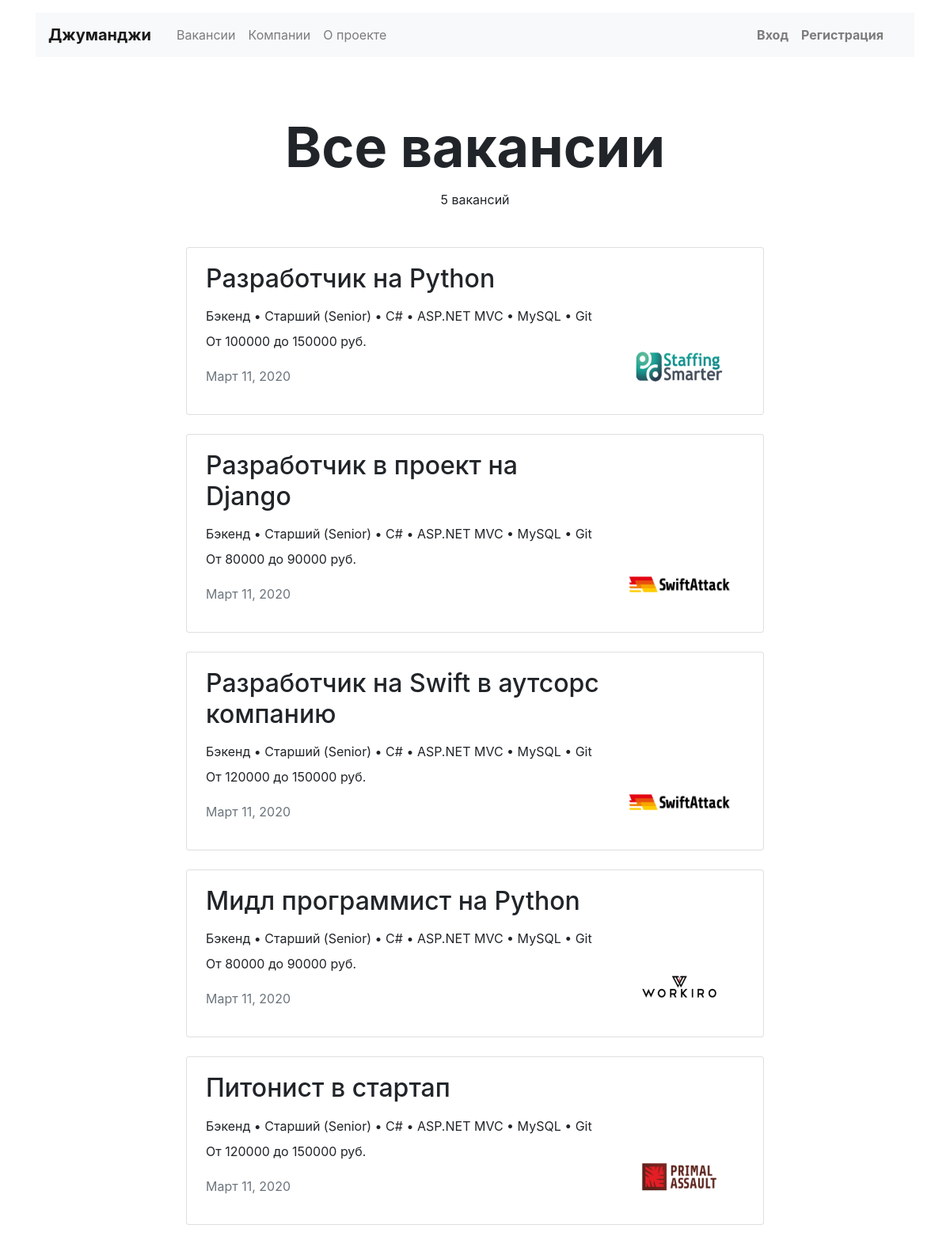
Page /vacancies/ on the committed database.
### app_vacancies/models.py (models this page shows)
class Vacancy(models.Model):
    title = models.CharField(max_length=64)
    specialty = models.ForeignKey(Specialty, on_delete=models.CASCADE, related_name="vacancies")
    company = models.ForeignKey(Company, on_delete=models.CASCADE, related_name="vacancies")
    skills = models.CharField(max_length=120)
    description = models.TextField()
    salary_min = models.IntegerField()
    salary_max = models.IntegerField()
    published_at = models.DateField()

class Company(models.Model):
    name = models.CharField(max_length=32)
    location = models.CharField(max_length=64)
    logo = models.ImageField(upload_to="MEDIA_COMPANY_IMAGE_DIR")
    description = models.TextField()
    employee_count = models.IntegerField(null=True)
    owner = models.ForeignKey(User, on_delete=models.SET_NULL, null=True)

### app_vacancies/views.py (the view)
# urls.py: path('vacancies/', VacanciesView.as_view(), name='vacancies'),
class VacanciesView(View):
    def get(self, request):
        vacancies = Vacancy.objects.all()
        total = Vacancy.objects.order_by("title").count()
        return render(request, "vacancies.html", {"title": 'Все вакансии',
                                                  "vacancies": vacancies,
                                                  "total": total,
                                                  })

### templates/vacancies.html (shortened to what this page needs)
<!DOCTYPE html>
<html lang="ru">
<head>
  <link rel="stylesheet" href="https://stackpath.bootstrapcdn.com/bootstrap/4.3.1/css/bootstrap.min.css">
</head>
<body>
{% include 'menu.html' %}
  <main class="container mt-3">
    <section>
      <h1 class="h1 text-center mx-auto mt-4 pt-5" style="font-size: 70px;"><strong>{{ title }}</strong></h1>
      <p class="text-center pt-1">{{ vacancies|length }} вакансий</p>
      <div class="row mt-5">
        <div class="col-12 col-lg-8 offset-lg-2 m-auto">
            {% for vacancy in vacancies %}
          <div class="card mb-4">
            <div class="card-body px-4">
              <div class="row">
                <div class="col-12 col-md-8 col-lg-9">
                  <h2 class="h2 pb-2">{{ vacancy.title }}</h2>
                  <p class="mb-2">{{ vacancy.skills }}Бэкенд • Старший (Senior) • C# • ASP.NET MVC • MySQL • Git</p>
                  <p>От {{ vacancy.salary_min }} до {{ vacancy.salary_max }} руб.</p>
                  <p class="text-muted pt-1">{{ vacancy.published_at }}</p>
                </div>
                <div class="col-12 col-md-4 col-lg-3 d-flex align-items-end">
                  <a href="/vacancies/{{vacancy.id}}/"><img src="{{ vacancy.company.logo.url }}" width="130" height="80" alt=""></a>
                </div>
              </div>
            </div>
          </div>
            {% endfor %}
        </div>
      </div>
    </section>
  </main>
</body>
</html>

### rows in the picture
Vacancy: title "Разработчик на Python", salary_min "100000", salary_max "150000", published_at "Март 11, 2020", company.logo (picture)
Vacancy: title "Разработчик в проект на Django", salary_min "80000", salary_max "90000", published_at "Март 11, 2020", company.logo (picture)
Vacancy: title "Разработчик на Swift в аутсорс компанию", salary_min "120000", salary_max "150000", published_at "Март 11, 2020", company.logo (picture)
Vacancy: title "Мидл программист на Python", salary_min "80000", salary_max "90000", published_at "Март 11, 2020", company.logo (picture)
Vacancy: title "Питонист в стартап", salary_min "120000", salary_max "150000", published_at "Март 11, 2020", company.logo (picture)

### other values in the picture
{{ title }} "Все вакансии"
{{ vacancies|length }} "5"
